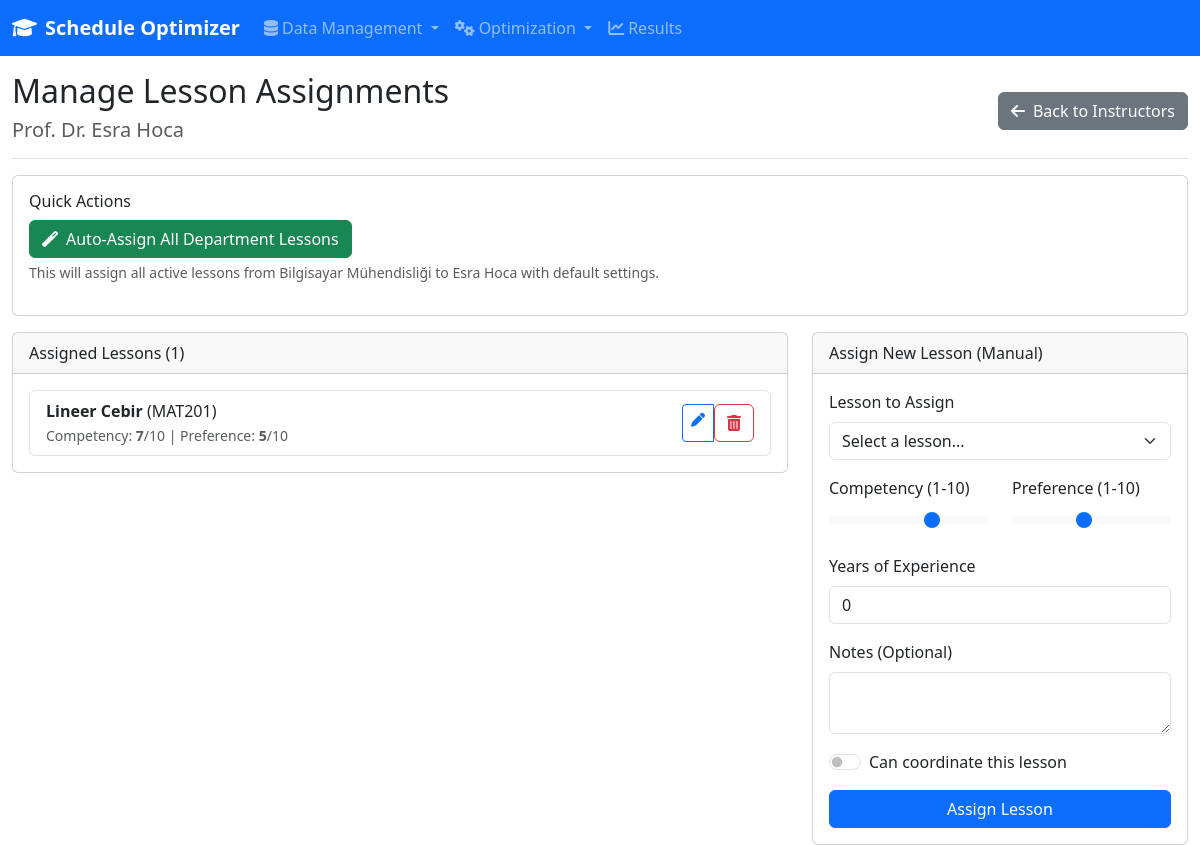
The app's page /data/instructors/2/lessons with its own data.
### models/database.py (models this page shows, shortened)
class Instructor(db.Model):
    __tablename__ = 'instructors'
    id = db.Column(db.Integer, primary_key=True)
    name = db.Column(db.String(200), nullable=False)
    employee_id = db.Column(db.String(50), nullable=True, unique=True)  # Personel numarası
    email = db.Column(db.String(200), nullable=True)
    phone = db.Column(db.String(20), nullable=True)
    title = db.Column(db.String(50), nullable=True)
    academic_degree = db.Column(db.String(50), nullable=True)  # PhD, MSc, BSc
    department_id = db.Column(db.Integer, db.ForeignKey('departments.id'), nullable=False)
    office_location = db.Column(db.String(100), nullable=True)  # Ofis konumu
    specialization = db.Column(JSON, nullable=True)  # Uzmanlık alanları
    languages = db.Column(JSON, nullable=True)  # Konuştuğu diller
    max_daily_hours = db.Column(db.Integer, nullable=False, default=8)
    max_weekly_hours = db.Column(db.Integer, nullable=False, default=30)
    preferred_days = db.Column(JSON, nullable=True)  # Tercih ettiği günler
    preferred_times = db.Column(JSON, nullable=True)  # Tercih ettiği saatler
    availability = db.Column(JSON, nullable=False)  # 10x5 matrix (saat x gün)
    overtime_rate = db.Column(db.Float, nullable=True)  # Fazla mesai ücreti
    contract_type = db.Column(db.String(50), nullable=False, default='Full-time')  # Full-time, Part-time, Visiting
    start_date = db.Column(db.DateTime, nullable=True)  # İşe başlama tarihi
    end_date = db.Column(db.DateTime, nullable=True)  # Sözleşme bitiş tarihi
    sabbatical_periods = db.Column(JSON, nullable=True)  # Araştırma izni dönemleri
    teaching_load_factor = db.Column(db.Float, nullable=False, default=1.0)  # Ders yükü katsayısı
    research_activities = db.Column(JSON, nullable=True)  # Araştırma faaliyetleri
    is_active = db.Column(db.Boolean, nullable=False, default=True)
    is_available = db.Column(db.Boolean, nullable=False, default=True)
    created_at = db.Column(db.DateTime, default=datetime.utcnow)
    updated_at = db.Column(db.DateTime, default=datetime.utcnow, onupdate=datetime.utcnow)
    lesson_assignments = db.relationship('InstructorLesson', backref='instructor_ref', lazy=True, cascade='all, delete-orphan')

class Department(db.Model):
    __tablename__ = 'departments'
    id = db.Column(db.Integer, primary_key=True)
    name = db.Column(db.String(200), nullable=False, unique=True)
    code = db.Column(db.String(10), nullable=False, unique=True)  # Bölüm kodu (CS, EE, etc.)
    num_grades = db.Column(db.Integer, nullable=False)
    head_of_department = db.Column(db.String(200), nullable=True)  # Bölüm başkanı
    building = db.Column(db.String(100), nullable=True)  # Ana bina
    floor = db.Column(db.Integer, nullable=True)  # Ana kat
    phone = db.Column(db.String(20), nullable=True)
    email = db.Column(db.String(200), nullable=True)
    is_active = db.Column(db.Boolean, default=True)
    created_at = db.Column(db.DateTime, default=datetime.utcnow)
    updated_at = db.Column(db.DateTime, default=datetime.utcnow, onupdate=datetime.utcnow)
    lessons = db.relationship('Lesson', backref='department_ref', lazy=True, cascade='all, delete-orphan')
    instructors = db.relationship('Instructor', backref='department_ref', lazy=True, cascade='all, delete-orphan')

class InstructorLesson(db.Model):
    __tablename__ = 'instructor_lessons'
    id = db.Column(db.Integer, primary_key=True)
    instructor_id = db.Column(db.Integer, db.ForeignKey('instructors.id'), nullable=False)
    lesson_id = db.Column(db.Integer, db.ForeignKey('lessons.id'), nullable=False)
    competency_level = db.Column(db.Integer, nullable=False, default=5)  # 1-10 scale
    preference_level = db.Column(db.Integer, nullable=False, default=5)  # 1-10 scale
    experience_years = db.Column(db.Integer, nullable=False, default=0)  # Bu dersi kaç yıldır veriyor
    last_taught_semester = db.Column(db.String(20), nullable=True)  # En son hangi dönem verdi
    teaching_evaluation_score = db.Column(db.Float, nullable=True)  # Ders değerlendirme puanı
    can_coordinate = db.Column(db.Boolean, nullable=False, default=False)  # Koordinatörlük yapabilir mi?
    notes = db.Column(db.Text, nullable=True)
    created_at = db.Column(db.DateTime, default=datetime.utcnow)
    lesson = db.relationship('Lesson', backref='instructor_assignments', lazy=True)
    __table_args__ = (db.UniqueConstraint('instructor_id', 'lesson_id'),)

class Lesson(db.Model):
    __tablename__ = 'lessons'
    id = db.Column(db.Integer, primary_key=True)
    name = db.Column(db.String(200), nullable=False)
    code = db.Column(db.String(50), nullable=False)
    department_id = db.Column(db.Integer, db.ForeignKey('departments.id'), nullable=False)
    grade = db.Column(db.Integer, nullable=False)
    semester = db.Column(db.Integer, nullable=False, default=1)  # 1=Güz, 2=Bahar
    theory_hours = db.Column(db.Integer, nullable=False, default=0)
    practice_hours = db.Column(db.Integer, nullable=False, default=0)
    lab_hours = db.Column(db.Integer, nullable=False, default=0)
    akts = db.Column(db.Integer, nullable=False, default=0)  # AKTS kredisi
    local_credit = db.Column(db.Float, nullable=False, default=0)  # Yerel kredi
    student_capacity = db.Column(db.Integer, nullable=False, default=40)
    min_capacity = db.Column(db.Integer, nullable=False, default=5)  # Minimum açılacak öğrenci sayısı
    is_online = db.Column(db.Boolean, nullable=False, default=False)
    requires_lab = db.Column(db.Boolean, nullable=False, default=False)
    requires_computer = db.Column(db.Boolean, nullable=False, default=False)
    requires_projector = db.Column(db.Boolean, nullable=False, default=True)
    is_elective = db.Column(db.Boolean, nullable=False, default=False)  # Seçmeli ders mi?
    prerequisite_ids = db.Column(JSON, nullable=True)  # Önkoşul ders ID'leri
    language = db.Column(db.String(20), nullable=False, default='Turkish')  # Ders dili
    exam_type = db.Column(db.String(50), nullable=True)  # Final, Vize+Final, Proje vb.
    is_active = db.Column(db.Boolean, nullable=False, default=True)
    created_at = db.Column(db.DateTime, default=datetime.utcnow)
    updated_at = db.Column(db.DateTime, default=datetime.utcnow, onupdate=datetime.utcnow)

### routes/data_entry.py (the view, shortened to what this page needs)
@data_entry_bp.route('/instructors/<int:instructor_id>/lessons', methods=['GET', 'POST'])
def instructor_lessons(instructor_id):
    instructor = Instructor.query.get_or_404(instructor_id)
    available_lessons = Lesson.query.filter_by(
        department_id=instructor.department_id,
        is_active=True
    ).all()
    assigned_lesson_ids = [ia.lesson_id for ia in instructor.lesson_assignments]
    unassigned_lessons = [l for l in available_lessons if l.id not in assigned_lesson_ids]
    return render_template('data_entry/instructor_lessons.html',
                         instructor=instructor,
                         unassigned_lessons=unassigned_lessons)

### templates/data_entry/instructor_lessons.html (shortened to what this page needs)
{% extends "base.html" %}
{% block content %}
<div class="col-12">
    <div class="d-flex justify-content-between flex-wrap flex-md-nowrap align-items-center pt-3 pb-2 mb-3 border-bottom">
        <div>
            <h1 class="h2">Manage Lesson Assignments</h1>
            <h5 class="text-muted">{{ instructor.title }} {{ instructor.name }}</h5>
        </div>
        <a href="{{ url_for('data_entry.instructors') }}" class="btn btn-secondary">
            <i class="fas fa-arrow-left me-2"></i>Back to Instructors
        </a>
    </div>
    <div class="card mb-3">
        <div class="card-body">
            <h6>Quick Actions</h6>
            <form method="POST" style="display: inline;">
                <button type="submit" class="btn btn-success"
                        onclick="return confirm('Assign all department lessons to this instructor?')">
                    <i class="fas fa-magic me-2"></i>Auto-Assign All Department Lessons
                </button>
            </form>
            <p class="small text-muted mt-1">This will assign all active lessons from {{ instructor.department_ref.name }} to {{ instructor.name }} with default settings.</p>
        </div>
    </div>
    <div class="row">
        <div class="col-md-8">
            <div class="card">
                <div class="card-header">
                    Assigned Lessons ({{ instructor.lesson_assignments|length }})
                </div>
                <div class="card-body">
                    {% if instructor.lesson_assignments %}
                        <ul class="list-group">
                            {% for assignment in instructor.lesson_assignments | sort(attribute='lesson.name') %}
                                <li class="list-group-item d-flex justify-content-between align-items-center">
                                    <div>
                                        <strong>{{ assignment.lesson.name }}</strong> ({{ assignment.lesson.code }})
                                        <br>
                                        <small class="text-muted">
                                            Competency: <b>{{ assignment.competency_level }}</b>/10
                                            | Preference: <b>{{ assignment.preference_level }}</b>/10
                                        </small>
                                    </div>
                                    <div class="btn-group btn-group-sm">
                                        <a href="{{ url_for('data_entry.edit_instructor_lesson', assignment_id=assignment.id) }}"
                                           class="btn btn-outline-primary" title="Edit Assignment Details">
                                            <i class="fas fa-pen"></i>
                                        </a>
                                        <form method="POST" action="{{ url_for('data_entry.delete_instructor_lesson', assignment_id=assignment.id) }}" style="display: inline;"
                                              onsubmit="return confirm('Are you sure you want to remove this assignment?');">
                                            <button type="submit" class="btn btn-outline-danger" title="Remove Assignment">
                                                <i class="fas fa-trash-alt"></i>
                                            </button>
                                        </form>
                                    </div>
                                </li>
                            {% endfor %}
                        </ul>
                    {% else %}
                        <p class="text-muted text-center">No lessons assigned to this instructor yet.</p>
                    {% endif %}
                </div>
            </div>
        </div>
        <div class="col-md-4">
            <div class="card">
                <div class="card-header">
                    Assign New Lesson (Manual)
                </div>
                <div class="card-body">
                    <form method="POST">
                        <div class="mb-3">
                            <label for="lesson_id" class="form-label">Lesson to Assign</label>
                            <select class="form-select" id="lesson_id" name="lesson_id" required>
                                <option value="" disabled selected>Select a lesson...</option>
                            </select>
                        </div>
                        <div class="row">
                            <div class="col-6 mb-3">
                                <label for="competency_level" class="form-label">Competency (1-10)</label>
                                <input type="range" class="form-range" id="competency_level" name="competency_level" min="1" max="10" value="7">
                            </div>
                            <div class="col-6 mb-3">
                                <label for="preference_level" class="form-label">Preference (1-10)</label>
                                <input type="range" class="form-range" id="preference_level" name="preference_level" min="1" max="10" value="5">
                            </div>
                        </div>
                        <div class="mb-3">
                            <label for="experience_years" class="form-label">Years of Experience</label>
                            <input type="number" class="form-control" id="experience_years" name="experience_years" min="0" value="0">
                        </div>
                        <div class="mb-3">
                            <label for="notes" class="form-label">Notes (Optional)</label>
                            <textarea class="form-control" id="notes" name="notes" rows="2"></textarea>
                        </div>
                        <div class="form-check form-switch mb-3">
                            <input class="form-check-input" type="checkbox" id="can_coordinate" name="can_coordinate" value="true">
                            <label class="form-check-label" for="can_coordinate">Can coordinate this lesson</label>
                        </div>
                        <div class="d-grid">
                            <button type="submit" class="btn btn-primary">Assign Lesson</button>
                        </div>
                    </form>
                </div>
            </div>
        </div>
    </div>
</div>
{% endblock %}

### records on screen
Instructor: title "Prof. Dr.", name "Esra Hoca"
Department: department_ref.name "Bilgisayar Mühendisliği"
InstructorLesson: lesson.name "Lineer Cebir", lesson.code "MAT201", competency_level "7", preference_level "5"

### other values on screen
{{ instructor.lesson_assignments|length }} "1"
